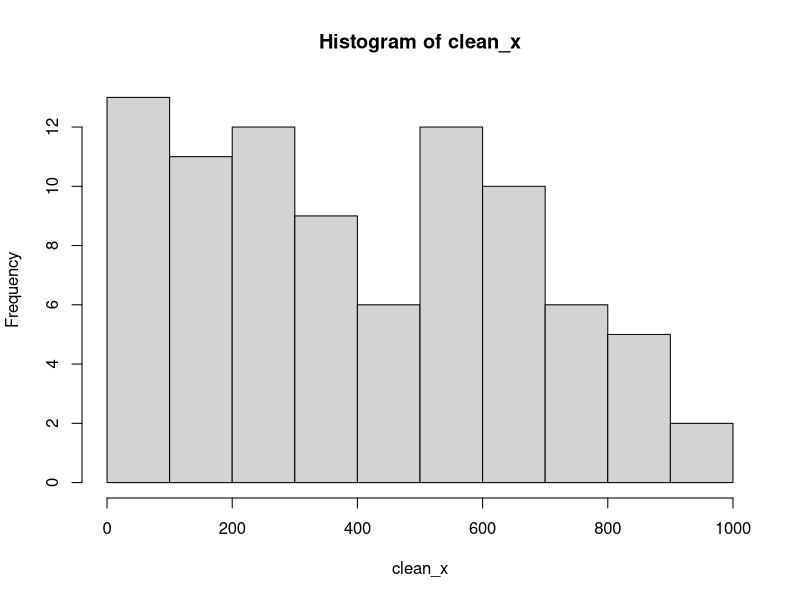
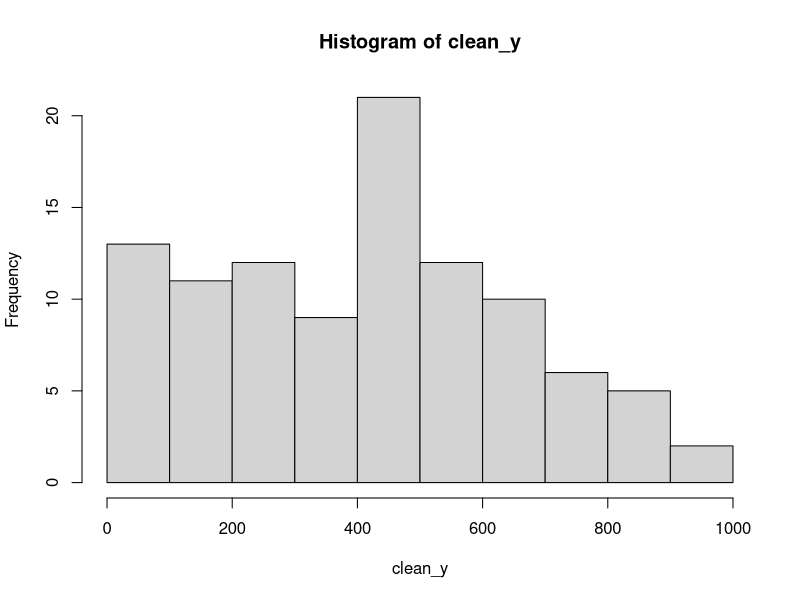
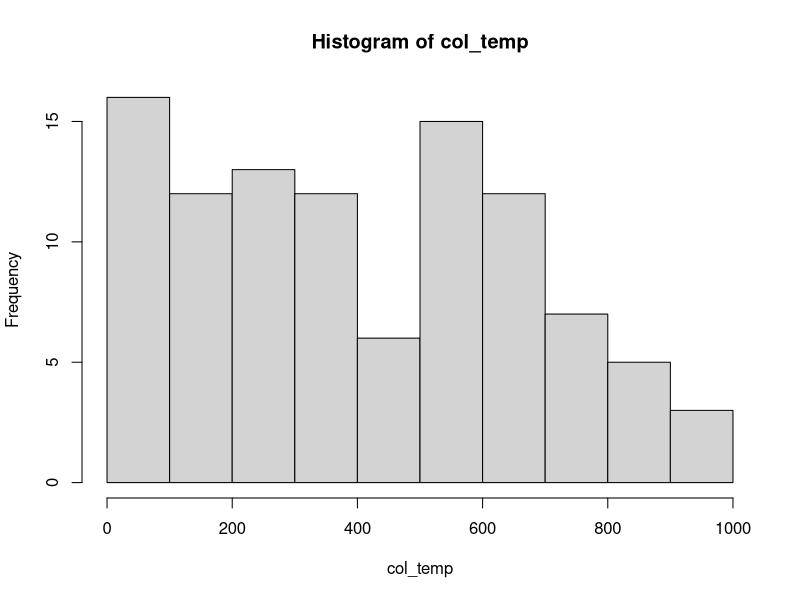

Here is the R script that generated these plots, in order:
data<-read.csv(file="data1.csv", header=FALSE)
print(is.data.frame(data))
print(ncol(data))
print(nrow(data))

col1<-data[,1]

# 1. Calculate the mean and the standard deviation for the variable 
# after excluding NA values. Draw the histogram.
clean_x<-na.omit(col1)
mean(clean_x)
sd(clean_x)
hist(clean_x)

# 2. Replace the missing values with the mean calculated in Task 1. 
# Draw the histogram. 
# Calculate the mean and the standard deviation after replacement.
clean_y<-ifelse(is.na(col1), mean(col1, na.rm = TRUE), col1)
mean(clean_y)
sd(clean_y)
hist(clean_y)

# 3. Replace the missing values with the values generated at random 
# from the observed variable distribution. Draw the histogram. 
# Calculate the mean and the standard deviation after replacement.
col_temp<-col1
for(i in seq_along(col_temp)) {
  col_temp[i]<-ifelse(is.na(col1[i]), sample(na.omit(col1), 1), col1[i])
}
mean(col_temp)
sd(col_temp)
hist(col_temp)